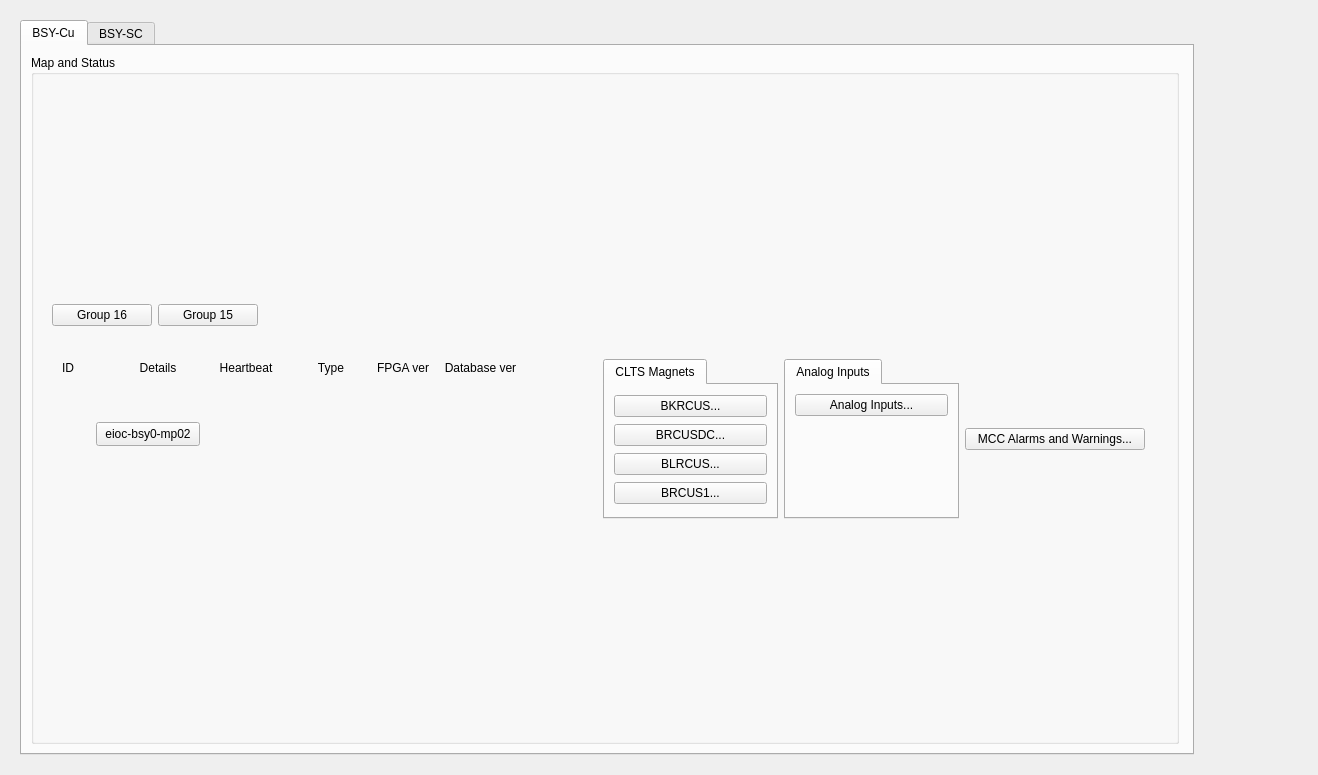
<?xml version="1.0" encoding="UTF-8"?>
<ui version="4.0">
 <class>Form</class>
 <widget class="QWidget" name="Form">
  <property name="geometry">
   <rect>
    <x>0</x>
    <y>0</y>
    <width>1318</width>
    <height>775</height>
   </rect>
  </property>
  <property name="windowTitle">
   <string>MPS BSY Main</string>
  </property>
  <layout class="QGridLayout" name="gridLayout_8">
   <item row="0" column="0">
    <widget class="QFrame" name="frame_6">
     <property name="frameShape">
      <enum>QFrame::NoFrame</enum>
     </property>
     <property name="frameShadow">
      <enum>QFrame::Raised</enum>
     </property>
     <layout class="QGridLayout" name="gridLayout_7">
      <item row="0" column="0">
       <widget class="PyDMTabWidget" name="PyDMTabWidget">
        <property name="toolTip">
         <string/>
        </property>
        <property name="whatsThis">
         <string/>
        </property>
        <property name="currentIndex">
         <number>0</number>
        </property>
        <property name="alarmChannels">
         <stringlist>
          <string></string>
          <string></string>
         </stringlist>
        </property>
        <widget class="QWidget" name="tab">
         <attribute name="title">
          <string>BSY-Cu</string>
         </attribute>
         <layout class="QGridLayout" name="gridLayout_2">
          <item row="0" column="0">
           <widget class="QGroupBox" name="groupBox">
            <property name="title">
             <string>Map and Status</string>
            </property>
            <layout class="QGridLayout" name="gridLayout">
             <item row="1" column="0">
              <widget class="QFrame" name="frame_3">
               <property name="frameShape">
                <enum>QFrame::NoFrame</enum>
               </property>
               <property name="frameShadow">
                <enum>QFrame::Raised</enum>
               </property>
               <layout class="QGridLayout" name="gridLayout_3">
                <item row="0" column="0">
                 <widget class="PyDMRelatedDisplayButton" name="PyDMRelatedDisplayButton">
                  <property name="minimumSize">
                   <size>
                    <width>100</width>
                    <height>20</height>
                   </size>
                  </property>
                  <property name="toolTip">
                   <string/>
                  </property>
                  <property name="text">
                   <string>Group 16</string>
                  </property>
                  <property name="filenames" stdset="0">
                   <stringlist>
                    <string>$PHYSICS_TOP/mps_configuration/current/display/groups/LinkNodeGroup16.ui</string>
                   </stringlist>
                  </property>
                  <property name="showIcon" stdset="0">
                   <bool>false</bool>
                  </property>
                  <property name="openInNewWindow" stdset="0">
                   <bool>true</bool>
                  </property>
                 </widget>
                </item>
                <item row="0" column="1">
                 <widget class="PyDMRelatedDisplayButton" name="PyDMRelatedDisplayButton_2">
                  <property name="minimumSize">
                   <size>
                    <width>100</width>
                    <height>20</height>
                   </size>
                  </property>
                  <property name="toolTip">
                   <string/>
                  </property>
                  <property name="text">
                   <string>Group 15</string>
                  </property>
                  <property name="filenames" stdset="0">
                   <stringlist>
                    <string>$PHYSICS_TOP/mps_configuration/current/display/groups/LinkNodeGroup15.ui</string>
                   </stringlist>
                  </property>
                  <property name="showIcon" stdset="0">
                   <bool>false</bool>
                  </property>
                  <property name="openInNewWindow" stdset="0">
                   <bool>true</bool>
                  </property>
                 </widget>
                </item>
                <item row="0" column="2">
                 <spacer name="horizontalSpacer">
                  <property name="orientation">
                   <enum>Qt::Horizontal</enum>
                  </property>
                  <property name="sizeHint" stdset="0">
                   <size>
                    <width>40</width>
                    <height>20</height>
                   </size>
                  </property>
                 </spacer>
                </item>
               </layout>
              </widget>
             </item>
             <item row="0" column="0">
              <widget class="PyDMEmbeddedDisplay" name="PyDMEmbeddedDisplay">
               <property name="minimumSize">
                <size>
                 <width>875</width>
                 <height>205</height>
                </size>
               </property>
               <property name="toolTip">
                <string/>
               </property>
               <property name="filename" stdset="0">
                <string>$PHYSICS_TOP/mps_configuration/current/display/areas/mps_bsycu_link_nodes.ui</string>
               </property>
              </widget>
             </item>
             <item row="2" column="0">
              <widget class="QFrame" name="frame_4">
               <property name="frameShape">
                <enum>QFrame::NoFrame</enum>
               </property>
               <property name="frameShadow">
                <enum>QFrame::Raised</enum>
               </property>
               <layout class="QGridLayout" name="gridLayout_5">
                <item row="0" column="2">
                 <spacer name="horizontalSpacer_2">
                  <property name="orientation">
                   <enum>Qt::Horizontal</enum>
                  </property>
                  <property name="sizeHint" stdset="0">
                   <size>
                    <width>40</width>
                    <height>20</height>
                   </size>
                  </property>
                 </spacer>
                </item>
                <item row="0" column="1">
                 <widget class="QFrame" name="frame_5">
                  <property name="frameShape">
                   <enum>QFrame::NoFrame</enum>
                  </property>
                  <property name="frameShadow">
                   <enum>QFrame::Raised</enum>
                  </property>
                  <layout class="QGridLayout" name="gridLayout_4">
                   <item row="0" column="0">
                    <widget class="QTabWidget" name="tabWidget_2">
                     <property name="minimumSize">
                      <size>
                       <width>175</width>
                       <height>0</height>
                      </size>
                     </property>
                     <property name="maximumSize">
                      <size>
                       <width>175</width>
                       <height>16777215</height>
                      </size>
                     </property>
                     <property name="currentIndex">
                      <number>0</number>
                     </property>
                     <widget class="QWidget" name="tab_5">
                      <attribute name="title">
                       <string>CLTS Magnets</string>
                      </attribute>
                      <layout class="QGridLayout" name="gridLayout_11">
                       <item row="0" column="0">
                        <widget class="PyDMEDMDisplayButton" name="PyDMEDMDisplayButton_3">
                         <property name="minimumSize">
                          <size>
                           <width>150</width>
                           <height>20</height>
                          </size>
                         </property>
                         <property name="toolTip">
                          <string/>
                         </property>
                         <property name="text">
                          <string>BKRCUS...</string>
                         </property>
                         <property name="filenames" stdset="0">
                          <stringlist>
                           <string>mps_byk_new</string>
                          </stringlist>
                         </property>
                         <property name="showIcon" stdset="0">
                          <bool>false</bool>
                         </property>
                         <property name="macros" stdset="0">
                          <stringlist>
                           <string>P=KICK:CLTS:185,DEVICE=BKRCUS</string>
                          </stringlist>
                         </property>
                        </widget>
                       </item>
                       <item row="1" column="0">
                        <widget class="PyDMEDMDisplayButton" name="PyDMEDMDisplayButton_4">
                         <property name="minimumSize">
                          <size>
                           <width>150</width>
                           <height>20</height>
                          </size>
                         </property>
                         <property name="toolTip">
                          <string/>
                         </property>
                         <property name="text">
                          <string>BRCUSDC...</string>
                         </property>
                         <property name="filenames" stdset="0">
                          <stringlist>
                           <string>mps_byk_new</string>
                          </stringlist>
                         </property>
                         <property name="showIcon" stdset="0">
                          <bool>false</bool>
                         </property>
                         <property name="macros" stdset="0">
                          <stringlist>
                           <string>P=BEND:CLTS:180,DEVICE=BRCUSDC</string>
                          </stringlist>
                         </property>
                        </widget>
                       </item>
                       <item row="2" column="0">
                        <widget class="PyDMEDMDisplayButton" name="PyDMEDMDisplayButton_5">
                         <property name="minimumSize">
                          <size>
                           <width>150</width>
                           <height>20</height>
                          </size>
                         </property>
                         <property name="toolTip">
                          <string/>
                         </property>
                         <property name="text">
                          <string>BLRCUS...</string>
                         </property>
                         <property name="filenames" stdset="0">
                          <stringlist>
                           <string>mps_byk_new</string>
                          </stringlist>
                         </property>
                         <property name="showIcon" stdset="0">
                          <bool>false</bool>
                         </property>
                         <property name="macros" stdset="0">
                          <stringlist>
                           <string>P=BEND:CLTS:280,DEVICE=BLRCUS</string>
                          </stringlist>
                         </property>
                        </widget>
                       </item>
                       <item row="3" column="0">
                        <widget class="PyDMEDMDisplayButton" name="PyDMEDMDisplayButton_6">
                         <property name="minimumSize">
                          <size>
                           <width>150</width>
                           <height>20</height>
                          </size>
                         </property>
                         <property name="toolTip">
                          <string/>
                         </property>
                         <property name="text">
                          <string>BRCUS1...</string>
                         </property>
                         <property name="filenames" stdset="0">
                          <stringlist>
                           <string>mps_byk_new</string>
                          </stringlist>
                         </property>
                         <property name="showIcon" stdset="0">
                          <bool>false</bool>
                         </property>
                         <property name="macros" stdset="0">
                          <stringlist>
                           <string>P=BEND:CLTS:765,DEVICE=BRCUS1</string>
                          </stringlist>
                         </property>
                        </widget>
                       </item>
                      </layout>
                     </widget>
                    </widget>
                   </item>
                   <item row="0" column="2">
                    <widget class="PyDMEDMDisplayButton" name="PyDMEDMDisplayButton_2">
                     <property name="minimumSize">
                      <size>
                       <width>180</width>
                       <height>20</height>
                      </size>
                     </property>
                     <property name="toolTip">
                      <string/>
                     </property>
                     <property name="text">
                      <string>MCC Alarms and Warnings...</string>
                     </property>
                     <property name="filenames" stdset="0">
                      <stringlist>
                       <string>Alarms_Warnings</string>
                      </stringlist>
                     </property>
                     <property name="showIcon" stdset="0">
                      <bool>false</bool>
                     </property>
                    </widget>
                   </item>
                   <item row="0" column="1">
                    <widget class="QTabWidget" name="tabWidget_7">
                     <property name="minimumSize">
                      <size>
                       <width>175</width>
                       <height>0</height>
                      </size>
                     </property>
                     <property name="maximumSize">
                      <size>
                       <width>175</width>
                       <height>16777215</height>
                      </size>
                     </property>
                     <property name="currentIndex">
                      <number>0</number>
                     </property>
                     <widget class="QWidget" name="tab_9">
                      <attribute name="title">
                       <string>Analog Inputs</string>
                      </attribute>
                      <layout class="QGridLayout" name="gridLayout_22">
                       <item row="0" column="0">
                        <widget class="PyDMRelatedDisplayButton" name="PyDMRelatedDisplayButton_11">
                         <property name="minimumSize">
                          <size>
                           <width>150</width>
                           <height>20</height>
                          </size>
                         </property>
                         <property name="toolTip">
                          <string/>
                         </property>
                         <property name="text">
                          <string>Analog Inputs...</string>
                         </property>
                         <property name="filenames" stdset="0">
                          <stringlist>
                           <string>mps_threshold_area.ui</string>
                          </stringlist>
                         </property>
                         <property name="showIcon" stdset="0">
                          <bool>false</bool>
                         </property>
                         <property name="macros" stdset="0">
                          <stringlist>
                           <string>{&quot;AREA&quot;:&quot;BSYCU&quot;}</string>
                          </stringlist>
                         </property>
                         <property name="openInNewWindow" stdset="0">
                          <bool>true</bool>
                         </property>
                        </widget>
                       </item>
                       <item row="1" column="0">
                        <spacer name="verticalSpacer_12">
                         <property name="orientation">
                          <enum>Qt::Vertical</enum>
                         </property>
                         <property name="sizeHint" stdset="0">
                          <size>
                           <width>20</width>
                           <height>40</height>
                          </size>
                         </property>
                        </spacer>
                       </item>
                      </layout>
                     </widget>
                    </widget>
                   </item>
                  </layout>
                 </widget>
                </item>
                <item row="0" column="0">
                 <widget class="PyDMFrame" name="PyDMFrame_2">
                  <property name="minimumSize">
                   <size>
                    <width>536</width>
                    <height>128</height>
                   </size>
                  </property>
                  <property name="toolTip">
                   <string/>
                  </property>
                  <widget class="PyDMEmbeddedDisplay" name="PyDMEmbeddedDisplay_3">
                   <property name="geometry">
                    <rect>
                     <x>10</x>
                     <y>30</y>
                     <width>516</width>
                     <height>32</height>
                    </rect>
                   </property>
                   <property name="toolTip">
                    <string/>
                   </property>
                   <property name="frameShape">
                    <enum>QFrame::NoFrame</enum>
                   </property>
                   <property name="macros" stdset="0">
                    <string>DEV=PICM,DEV2=MPS,DEV3=EIOC,LOCA=MCC0,IOC_UNIT=MP11,loca=mcc0,ioc_unit=mp11,file=mps_pic3_ln25_linknode</string>
                   </property>
                   <property name="filename" stdset="0">
                    <string>LinkNode_embeded_3.ui</string>
                   </property>
                  </widget>
                  <widget class="PyDMLabel" name="PyDMLabel">
                   <property name="geometry">
                    <rect>
                     <x>10</x>
                     <y>70</y>
                     <width>24</width>
                     <height>24</height>
                    </rect>
                   </property>
                   <property name="toolTip">
                    <string/>
                   </property>
                   <property name="alignment">
                    <set>Qt::AlignRight|Qt::AlignTrailing|Qt::AlignVCenter</set>
                   </property>
                   <property name="alarmSensitiveContent" stdset="0">
                    <bool>true</bool>
                   </property>
                   <property name="channel" stdset="0">
                    <string>PICM:BSY0:MP02:LN_ID</string>
                   </property>
                  </widget>
                  <widget class="PyDMFrame" name="PyDMFrame_3">
                   <property name="geometry">
                    <rect>
                     <x>40</x>
                     <y>68</y>
                     <width>112</width>
                     <height>32</height>
                    </rect>
                   </property>
                   <property name="toolTip">
                    <string/>
                   </property>
                   <property name="alarmSensitiveBorder" stdset="0">
                    <bool>true</bool>
                   </property>
                   <property name="channel" stdset="0">
                    <string>EIOC:BSY0:MP02:STATSUMY.SEVR</string>
                   </property>
                   <widget class="PyDMEDMDisplayButton" name="PyDMEDMDisplayButton">
                    <property name="geometry">
                     <rect>
                      <x>4</x>
                      <y>4</y>
                      <width>104</width>
                      <height>24</height>
                     </rect>
                    </property>
                    <property name="toolTip">
                     <string/>
                    </property>
                    <property name="text">
                     <string>eioc-bsy0-mp02</string>
                    </property>
                    <property name="filenames" stdset="0">
                     <stringlist>
                      <string>mps_pic_ln42_linknode</string>
                     </stringlist>
                    </property>
                    <property name="showIcon" stdset="0">
                     <bool>false</bool>
                    </property>
                    <property name="macros" stdset="0">
                     <stringlist>
                      <string>PRIM=PICM,LOCA=BSY0,LOCA2=BSYA,UNIT=MP02</string>
                     </stringlist>
                    </property>
                    <property name="openInNewWindow" stdset="0">
                     <bool>true</bool>
                    </property>
                   </widget>
                  </widget>
                  <widget class="PyDMLabel" name="PyDMLabel_2">
                   <property name="geometry">
                    <rect>
                     <x>158</x>
                     <y>70</y>
                     <width>72</width>
                     <height>24</height>
                    </rect>
                   </property>
                   <property name="toolTip">
                    <string/>
                   </property>
                   <property name="alarmSensitiveContent" stdset="0">
                    <bool>true</bool>
                   </property>
                   <property name="channel" stdset="0">
                    <string>EIOC:BSY0:MP02:HEARTBEAT</string>
                   </property>
                  </widget>
                  <widget class="PyDMLabel" name="PyDMLabel_3">
                   <property name="geometry">
                    <rect>
                     <x>235</x>
                     <y>70</y>
                     <width>88</width>
                     <height>24</height>
                    </rect>
                   </property>
                   <property name="toolTip">
                    <string/>
                   </property>
                   <property name="alarmSensitiveContent" stdset="0">
                    <bool>true</bool>
                   </property>
                   <property name="channel" stdset="0">
                    <string>PICM:BSY0:MP02:LN_TYPE</string>
                   </property>
                  </widget>
                  <widget class="PyDMLabel" name="PyDMLabel_4">
                   <property name="geometry">
                    <rect>
                     <x>328</x>
                     <y>70</y>
                     <width>48</width>
                     <height>24</height>
                    </rect>
                   </property>
                   <property name="toolTip">
                    <string/>
                   </property>
                   <property name="alarmSensitiveContent" stdset="0">
                    <bool>true</bool>
                   </property>
                   <property name="channel" stdset="0">
                    <string>PICM:BSY0:MP02:FPGA_VERSION</string>
                   </property>
                   <property name="displayFormat" stdset="0">
                    <enum>PyDMLabel::Hex</enum>
                   </property>
                  </widget>
                  <widget class="PyDMLabel" name="PyDMLabel_5">
                   <property name="geometry">
                    <rect>
                     <x>381</x>
                     <y>70</y>
                     <width>95</width>
                     <height>24</height>
                    </rect>
                   </property>
                   <property name="toolTip">
                    <string/>
                   </property>
                   <property name="alarmSensitiveContent" stdset="0">
                    <bool>true</bool>
                   </property>
                   <property name="channel" stdset="0">
                    <string>PICM:BSY0:MP02:DB_VERSION.SVAL</string>
                   </property>
                  </widget>
                  <widget class="QLabel" name="label">
                   <property name="geometry">
                    <rect>
                     <x>10</x>
                     <y>10</y>
                     <width>20</width>
                     <height>15</height>
                    </rect>
                   </property>
                   <property name="text">
                    <string>ID</string>
                   </property>
                  </widget>
                  <widget class="QLabel" name="label_2">
                   <property name="geometry">
                    <rect>
                     <x>50</x>
                     <y>10</y>
                     <width>112</width>
                     <height>15</height>
                    </rect>
                   </property>
                   <property name="text">
                    <string>Details</string>
                   </property>
                   <property name="alignment">
                    <set>Qt::AlignCenter</set>
                   </property>
                  </widget>
                  <widget class="QLabel" name="label_3">
                   <property name="geometry">
                    <rect>
                     <x>158</x>
                     <y>10</y>
                     <width>72</width>
                     <height>15</height>
                    </rect>
                   </property>
                   <property name="text">
                    <string>Heartbeat</string>
                   </property>
                   <property name="alignment">
                    <set>Qt::AlignCenter</set>
                   </property>
                  </widget>
                  <widget class="QLabel" name="label_4">
                   <property name="geometry">
                    <rect>
                     <x>235</x>
                     <y>10</y>
                     <width>88</width>
                     <height>15</height>
                    </rect>
                   </property>
                   <property name="text">
                    <string>Type</string>
                   </property>
                   <property name="alignment">
                    <set>Qt::AlignCenter</set>
                   </property>
                  </widget>
                  <widget class="QLabel" name="label_5">
                   <property name="geometry">
                    <rect>
                     <x>325</x>
                     <y>10</y>
                     <width>58</width>
                     <height>15</height>
                    </rect>
                   </property>
                   <property name="text">
                    <string>FPGA ver</string>
                   </property>
                  </widget>
                  <widget class="QLabel" name="label_6">
                   <property name="geometry">
                    <rect>
                     <x>381</x>
                     <y>10</y>
                     <width>95</width>
                     <height>15</height>
                    </rect>
                   </property>
                   <property name="text">
                    <string>Database ver</string>
                   </property>
                   <property name="alignment">
                    <set>Qt::AlignCenter</set>
                   </property>
                  </widget>
                 </widget>
                </item>
               </layout>
               <zorder>PyDMFrame_2</zorder>
               <zorder>frame_5</zorder>
               <zorder>horizontalSpacer_2</zorder>
              </widget>
             </item>
             <item row="3" column="0">
              <spacer name="verticalSpacer_2">
               <property name="orientation">
                <enum>Qt::Vertical</enum>
               </property>
               <property name="sizeHint" stdset="0">
                <size>
                 <width>20</width>
                 <height>40</height>
                </size>
               </property>
              </spacer>
             </item>
            </layout>
           </widget>
          </item>
          <item row="0" column="1">
           <spacer name="horizontalSpacer_7">
            <property name="orientation">
             <enum>Qt::Horizontal</enum>
            </property>
            <property name="sizeHint" stdset="0">
             <size>
              <width>40</width>
              <height>20</height>
             </size>
            </property>
           </spacer>
          </item>
         </layout>
        </widget>
        <widget class="QWidget" name="tab_2">
         <attribute name="title">
          <string>BSY-SC</string>
         </attribute>
         <layout class="QGridLayout" name="gridLayout_14">
          <item row="0" column="0">
           <widget class="QGroupBox" name="groupBox_2">
            <property name="title">
             <string>Map and Status</string>
            </property>
            <layout class="QGridLayout" name="gridLayout_9">
             <item row="2" column="0">
              <widget class="QFrame" name="frame_10">
               <property name="frameShape">
                <enum>QFrame::NoFrame</enum>
               </property>
               <property name="frameShadow">
                <enum>QFrame::Raised</enum>
               </property>
               <layout class="QGridLayout" name="gridLayout_13" columnstretch="1,0,0">
                <item row="0" column="1">
                 <widget class="QTabWidget" name="tabWidget_8">
                  <property name="maximumSize">
                   <size>
                    <width>175</width>
                    <height>16777215</height>
                   </size>
                  </property>
                  <property name="currentIndex">
                   <number>0</number>
                  </property>
                  <widget class="QWidget" name="tab_10">
                   <attribute name="title">
                    <string>Analog Inputs</string>
                   </attribute>
                   <layout class="QGridLayout" name="gridLayout_23">
                    <item row="0" column="0">
                     <widget class="PyDMRelatedDisplayButton" name="PyDMRelatedDisplayButton_12">
                      <property name="minimumSize">
                       <size>
                        <width>150</width>
                        <height>20</height>
                       </size>
                      </property>
                      <property name="toolTip">
                       <string/>
                      </property>
                      <property name="text">
                       <string>Analog Inputs...</string>
                      </property>
                      <property name="filenames" stdset="0">
                       <stringlist>
                        <string>mps_threshold_area.ui</string>
                       </stringlist>
                      </property>
                      <property name="showIcon" stdset="0">
                       <bool>false</bool>
                      </property>
                      <property name="macros" stdset="0">
                       <stringlist>
                        <string>{&quot;AREA&quot;:&quot;BSYSC&quot;}</string>
                       </stringlist>
                      </property>
                      <property name="openInNewWindow" stdset="0">
                       <bool>true</bool>
                      </property>
                     </widget>
                    </item>
                    <item row="1" column="0">
                     <spacer name="verticalSpacer_13">
                      <property name="orientation">
                       <enum>Qt::Vertical</enum>
                      </property>
                      <property name="sizeHint" stdset="0">
                       <size>
                        <width>20</width>
                        <height>40</height>
                       </size>
                      </property>
                     </spacer>
                    </item>
                   </layout>
                  </widget>
                 </widget>
                </item>
                <item row="0" column="0">
                 <widget class="QTabWidget" name="tabWidget">
                  <property name="maximumSize">
                   <size>
                    <width>175</width>
                    <height>16777215</height>
                   </size>
                  </property>
                  <property name="currentIndex">
                   <number>0</number>
                  </property>
                  <widget class="QWidget" name="tab_3">
                   <attribute name="title">
                    <string>PBLM Diagnostics</string>
                   </attribute>
                   <layout class="QGridLayout" name="gridLayout_16">
                    <item row="0" column="0">
                     <widget class="PyDMEDMDisplayButton" name="PyDMEDMDisplayButton_8">
                      <property name="minimumSize">
                       <size>
                        <width>150</width>
                        <height>20</height>
                       </size>
                      </property>
                      <property name="toolTip">
                       <string/>
                      </property>
                      <property name="text">
                       <string>PBLM:BSYH:892</string>
                      </property>
                      <property name="filenames" stdset="0">
                       <stringlist>
                        <string>$EDM/bcs/bcs_pblm_status.edl</string>
                       </stringlist>
                      </property>
                      <property name="titles" stdset="0">
                       <stringlist/>
                      </property>
                      <property name="showIcon" stdset="0">
                       <bool>false</bool>
                      </property>
                      <property name="macros" stdset="0">
                       <stringlist>
                        <string>BLM=PBLM:BSYH:892</string>
                       </stringlist>
                      </property>
                      <property name="openInNewWindow" stdset="0">
                       <bool>true</bool>
                      </property>
                     </widget>
                    </item>
                    <item row="1" column="0">
                     <widget class="PyDMEDMDisplayButton" name="PyDMEDMDisplayButton_7">
                      <property name="minimumSize">
                       <size>
                        <width>150</width>
                        <height>20</height>
                       </size>
                      </property>
                      <property name="toolTip">
                       <string/>
                      </property>
                      <property name="text">
                       <string>PBLM:BSYS:859</string>
                      </property>
                      <property name="filenames" stdset="0">
                       <stringlist>
                        <string>$EDM/bcs/bcs_pblm_status.edl</string>
                       </stringlist>
                      </property>
                      <property name="titles" stdset="0">
                       <stringlist/>
                      </property>
                      <property name="showIcon" stdset="0">
                       <bool>false</bool>
                      </property>
                      <property name="macros" stdset="0">
                       <stringlist>
                        <string>BLM=PBLM:BSYS:859</string>
                       </stringlist>
                      </property>
                      <property name="openInNewWindow" stdset="0">
                       <bool>true</bool>
                      </property>
                     </widget>
                    </item>
                    <item row="2" column="0">
                     <spacer name="verticalSpacer_3">
                      <property name="orientation">
                       <enum>Qt::Vertical</enum>
                      </property>
                      <property name="sizeHint" stdset="0">
                       <size>
                        <width>20</width>
                        <height>40</height>
                       </size>
                      </property>
                     </spacer>
                    </item>
                   </layout>
                  </widget>
                 </widget>
                </item>
                <item row="0" column="2">
                 <spacer name="horizontalSpacer_5">
                  <property name="orientation">
                   <enum>Qt::Horizontal</enum>
                  </property>
                  <property name="sizeHint" stdset="0">
                   <size>
                    <width>40</width>
                    <height>20</height>
                   </size>
                  </property>
                 </spacer>
                </item>
               </layout>
              </widget>
             </item>
             <item row="0" column="0">
              <widget class="PyDMEmbeddedDisplay" name="PyDMEmbeddedDisplay_2">
               <property name="minimumSize">
                <size>
                 <width>875</width>
                 <height>170</height>
                </size>
               </property>
               <property name="toolTip">
                <string/>
               </property>
               <property name="filename" stdset="0">
                <string>$PHYSICS_TOP/mps_configuration/current/display/areas/mps_bsysc_link_nodes.ui</string>
               </property>
              </widget>
             </item>
             <item row="1" column="0">
              <widget class="QFrame" name="frame_7">
               <property name="frameShape">
                <enum>QFrame::NoFrame</enum>
               </property>
               <property name="frameShadow">
                <enum>QFrame::Raised</enum>
               </property>
               <layout class="QGridLayout" name="gridLayout_10">
                <item row="0" column="1">
                 <widget class="PyDMRelatedDisplayButton" name="PyDMRelatedDisplayButton_4">
                  <property name="minimumSize">
                   <size>
                    <width>100</width>
                    <height>20</height>
                   </size>
                  </property>
                  <property name="toolTip">
                   <string/>
                  </property>
                  <property name="text">
                   <string>Group 16</string>
                  </property>
                  <property name="filenames" stdset="0">
                   <stringlist>
                    <string>$PHYSICS_TOP/mps_configuration/current/display/groups/LinkNodeGroup16.ui</string>
                   </stringlist>
                  </property>
                  <property name="showIcon" stdset="0">
                   <bool>false</bool>
                  </property>
                  <property name="openInNewWindow" stdset="0">
                   <bool>true</bool>
                  </property>
                 </widget>
                </item>
                <item row="0" column="0">
                 <widget class="PyDMRelatedDisplayButton" name="PyDMRelatedDisplayButton_3">
                  <property name="minimumSize">
                   <size>
                    <width>100</width>
                    <height>20</height>
                   </size>
                  </property>
                  <property name="toolTip">
                   <string/>
                  </property>
                  <property name="text">
                   <string>Group 15</string>
                  </property>
                  <property name="filenames" stdset="0">
                   <stringlist>
                    <string>$PHYSICS_TOP/mps_configuration/current/display/groups/LinkNodeGroup15.ui</string>
                   </stringlist>
                  </property>
                  <property name="showIcon" stdset="0">
                   <bool>false</bool>
                  </property>
                  <property name="openInNewWindow" stdset="0">
                   <bool>true</bool>
                  </property>
                 </widget>
                </item>
                <item row="0" column="2">
                 <spacer name="horizontalSpacer_4">
                  <property name="orientation">
                   <enum>Qt::Horizontal</enum>
                  </property>
                  <property name="sizeHint" stdset="0">
                   <size>
                    <width>40</width>
                    <height>20</height>
                   </size>
                  </property>
                 </spacer>
                </item>
               </layout>
              </widget>
             </item>
             <item row="3" column="0">
              <spacer name="verticalSpacer_4">
               <property name="orientation">
                <enum>Qt::Vertical</enum>
               </property>
               <property name="sizeHint" stdset="0">
                <size>
                 <width>20</width>
                 <height>40</height>
                </size>
               </property>
              </spacer>
             </item>
            </layout>
           </widget>
          </item>
          <item row="0" column="1">
           <spacer name="horizontalSpacer_6">
            <property name="orientation">
             <enum>Qt::Horizontal</enum>
            </property>
            <property name="sizeHint" stdset="0">
             <size>
              <width>40</width>
              <height>20</height>
             </size>
            </property>
           </spacer>
          </item>
         </layout>
        </widget>
       </widget>
      </item>
      <item row="0" column="2">
       <widget class="QFrame" name="frame_2">
        <property name="frameShape">
         <enum>QFrame::NoFrame</enum>
        </property>
        <property name="frameShadow">
         <enum>QFrame::Raised</enum>
        </property>
        <layout class="QGridLayout" name="gridLayout_6">
         <item row="1" column="0">
          <widget class="PyDMDrawingImage" name="PyDMDrawingImage_3">
           <property name="minimumSize">
            <size>
             <width>80</width>
             <height>75</height>
            </size>
           </property>
           <property name="maximumSize">
            <size>
             <width>80</width>
             <height>75</height>
            </size>
           </property>
           <property name="toolTip">
            <string/>
           </property>
           <property name="styleSheet">
            <string notr="true"/>
           </property>
           <property name="brush" stdset="0">
            <brush brushstyle="SolidPattern">
             <color alpha="255">
              <red>193</red>
              <green>193</green>
              <blue>195</blue>
             </color>
            </brush>
           </property>
           <property name="filename" stdset="0">
            <string>lcls_mps_lockup_stacked_digital.png</string>
           </property>
          </widget>
         </item>
         <item row="0" column="0">
          <spacer name="verticalSpacer">
           <property name="orientation">
            <enum>Qt::Vertical</enum>
           </property>
           <property name="sizeHint" stdset="0">
            <size>
             <width>20</width>
             <height>40</height>
            </size>
           </property>
          </spacer>
         </item>
        </layout>
       </widget>
      </item>
      <item row="0" column="1">
       <spacer name="horizontalSpacer_3">
        <property name="orientation">
         <enum>Qt::Horizontal</enum>
        </property>
        <property name="sizeHint" stdset="0">
         <size>
          <width>40</width>
          <height>20</height>
         </size>
        </property>
       </spacer>
      </item>
     </layout>
    </widget>
   </item>
  </layout>
 </widget>
 <customwidgets>
  <customwidget>
   <class>PyDMEDMDisplayButton</class>
   <extends>PyDMRelatedDisplayButton</extends>
   <header>edmbutton.edm_button</header>
   <container>1</container>
  </customwidget>
  <customwidget>
   <class>PyDMTabWidget</class>
   <extends>QTabWidget</extends>
   <header>pydm.widgets.tab_bar</header>
  </customwidget>
  <customwidget>
   <class>PyDMLabel</class>
   <extends>QLabel</extends>
   <header>pydm.widgets.label</header>
  </customwidget>
  <customwidget>
   <class>PyDMDrawingImage</class>
   <extends>QWidget</extends>
   <header>pydm.widgets.drawing</header>
  </customwidget>
  <customwidget>
   <class>PyDMEmbeddedDisplay</class>
   <extends>QFrame</extends>
   <header>pydm.widgets.embedded_display</header>
  </customwidget>
  <customwidget>
   <class>PyDMFrame</class>
   <extends>QFrame</extends>
   <header>pydm.widgets.frame</header>
   <container>1</container>
  </customwidget>
  <customwidget>
   <class>PyDMRelatedDisplayButton</class>
   <extends>QPushButton</extends>
   <header>pydm.widgets.related_display_button</header>
  </customwidget>
 </customwidgets>
 <resources/>
 <connections/>
</ui>
